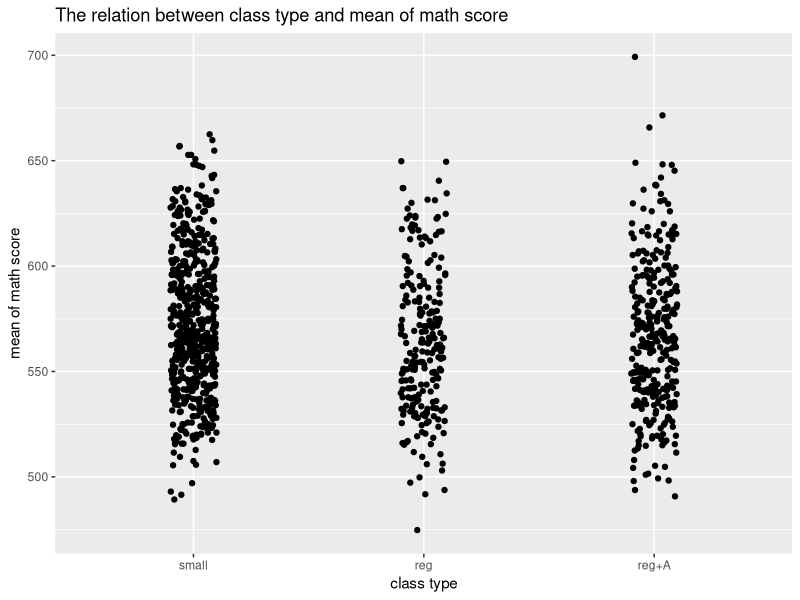
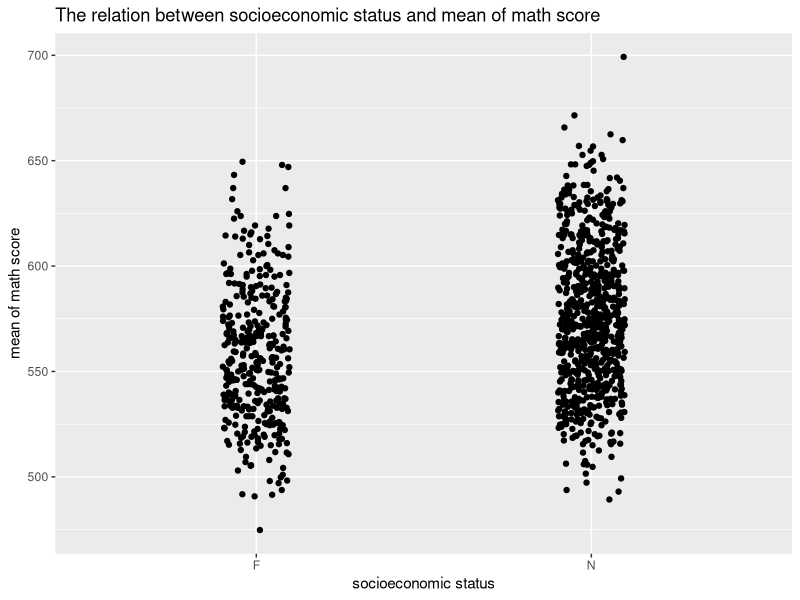
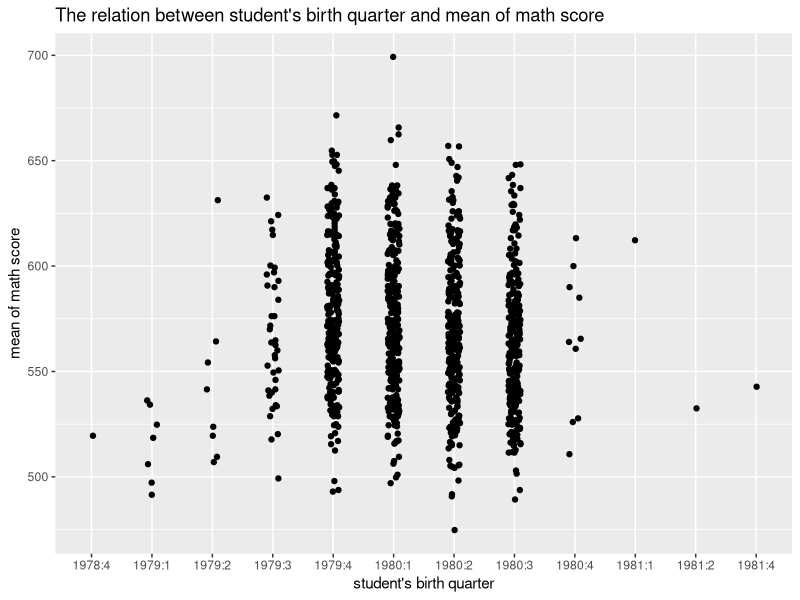
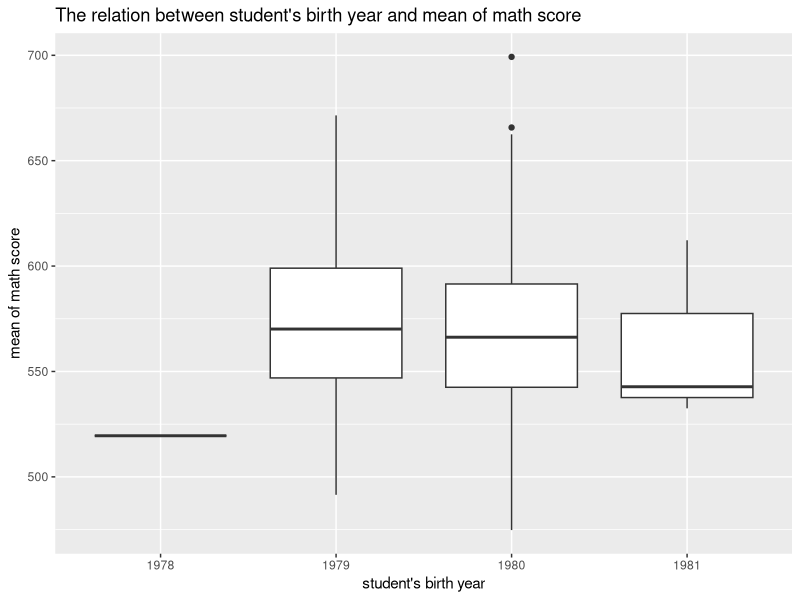
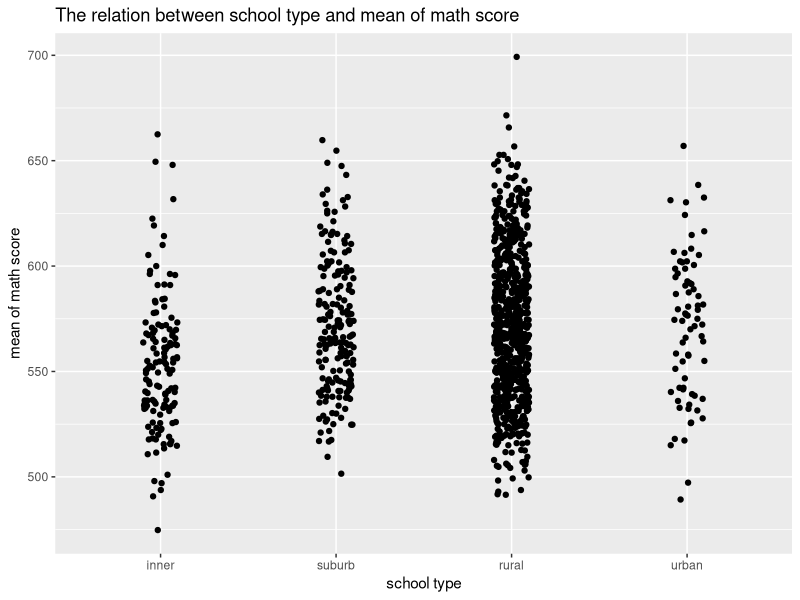
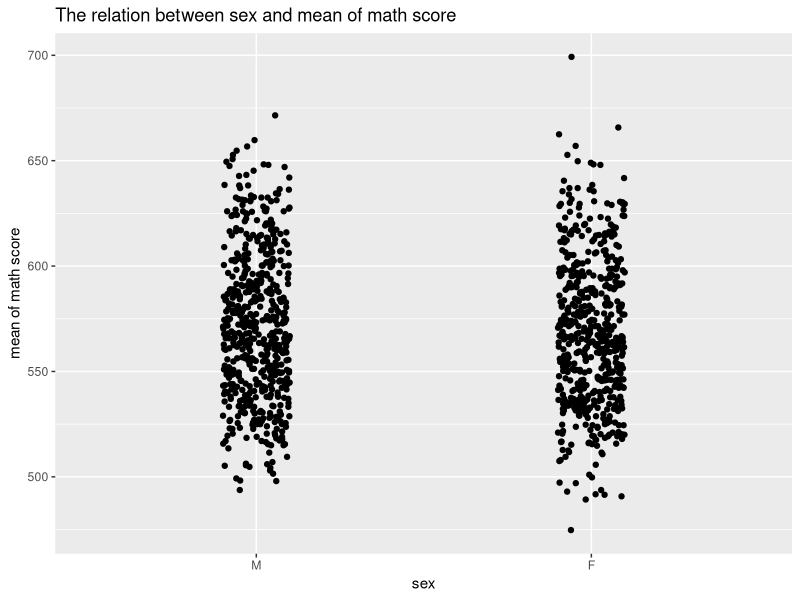
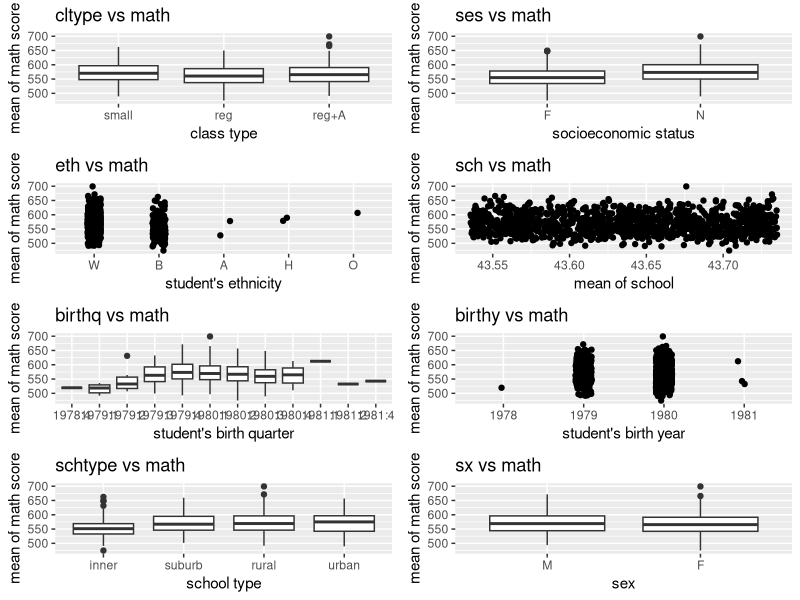
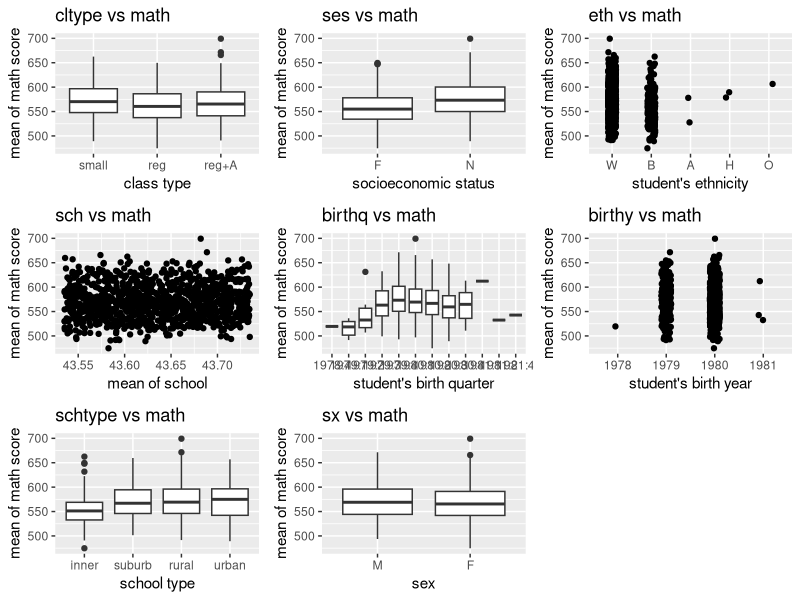

Source code (R) for these figures, in order:
library(mlmRev)
library(tidyverse)
library(lme4)
# read data ---------------------------------------------------------------

data(star)
star2 <- na.omit(star)
star_sub <- star2 %>%
  group_by(id, cltype, sch) %>%
  summarise(count = n()) %>%
  filter(count == 4)
id_index <- star_sub$id
dat <- star %>%
  filter(id %in% id_index) %>%
  group_by(id) %>%
  mutate(mean_math = mean(math), mean_read = mean(read)) %>%
  group_by(id) %>%
  top_n(1, yrs) %>%
  select(-gr, -read, -math, -yrs)

# plot --------------------------------------------------------------------

# school size
df = dat %>%
  group_by(sch) %>%
  summarize(n=n())
p1 = ggplot(df,aes(x=n)) +
  geom_histogram(center=0,binwidth=1,color="black",fill="lightblue") +
  xlab('School size') +
  ylab('') +
  theme_bw()

# plot to indicate random slope
p2 = ggplot(dat, aes(x=cltype,y=mean_math,group=sch)) +
  geom_point(position=position_jitter(width=0.1,height=0), color = "lightcoral") +
  geom_smooth(se=FALSE,method="lm",color="mediumaquamarine",size=0.5,linetype=1) +
  xlab("class type") + ylab("mean of math score") 


# mean_read vs mean_score
p3 = ggplot(dat, aes(x = mean_math, y = mean_read)) + geom_point(position=position_jitter(width=0.1,height=0), color = "lightcoral") +
  xlab("mean of math score") + ylab("mean of read score") 

# mean_math
p4 = ggplot(dat, mapping = aes(x=mean_math))+ 
  geom_histogram(aes(y = ..density..), binwidth = 5, color="black", fill="white") +
  geom_density() + labs(title="Density plot of mean of math score", x = "mean of math score")+
  theme(plot.title = element_text(hjust = 0.5))

# log of mean_math
p5 = ggplot(dat, mapping = aes(x=log(mean_math)))+ 
  geom_histogram(aes(y = ..density..), binwidth = 0.01, color="black", fill="white") +
  geom_density() + labs(title="Density plot of mean of math score", x = "log function of mean of math score")+
  theme(plot.title = element_text(hjust = 0.5))



# cltype vs mean_math
p6 = ggplot(dat, aes(x = cltype, y = mean_math)) + geom_boxplot() +
  ggtitle("cltype vs math") +
  xlab("class type") + ylab("mean of math score")

ggplot(dat, aes(x = cltype, y = mean_math)) + geom_point(position=position_jitter(width=0.1,height=0)) +
  ggtitle("The relation between class type and mean of math score") +
  xlab("class type") + ylab("mean of math score")
# ses vs mean_math
p7 = ggplot(dat, aes(x = ses, y = mean_math)) + geom_boxplot() +
  ggtitle("ses vs math") +
  xlab("socioeconomic status") + ylab("mean of math score")
ggplot(dat, aes(x = ses, y = mean_math)) + geom_point(position=position_jitter(width=0.1,height=0)) +
  ggtitle("The relation between socioeconomic status and mean of math score") +
  xlab("socioeconomic status") + ylab("mean of math score")
# eth vs mean_math
p8 = ggplot(dat, aes(x = eth, y = mean_math)) + geom_point(position=position_jitter(width=0.1,height=0)) +
  ggtitle("eth vs math") +
  xlab("student's ethnicity") + ylab("mean of math score")
# sch vs mean_math
p9 = ggplot(dat, aes(x = mean(as.numeric(sch)), y = mean_math)) + geom_point(position=position_jitter(width=0.1,height=0)) +
  ggtitle("sch vs math") +
  xlab("mean of school") + ylab("mean of math score")
# birthq vs mean_math
p10 = ggplot(dat, aes(x = birthq, y = mean_math)) + geom_boxplot() +
  ggtitle("birthq vs math") +
  xlab("student's birth quarter") + ylab("mean of math score")
ggplot(dat, aes(x = birthq, y = mean_math)) + geom_point(position=position_jitter(width=0.1,height=0)) +
  ggtitle("The relation between student's birth quarter and mean of math score") +
  xlab("student's birth quarter") + ylab("mean of math score")
# birthy vs mean_math
ggplot(dat, aes(x = birthy, y = mean_math)) + geom_boxplot() +
  ggtitle("The relation between student's birth year and mean of math score") +
  xlab("student's birth year") + ylab("mean of math score")
p11 = ggplot(dat, aes(x = birthy, y = mean_math)) + geom_point(position=position_jitter(width=0.1,height=0)) +
  ggtitle("birthy vs math") +
  xlab("student's birth year") + ylab("mean of math score")
# schtype vs mean_math
p12 = ggplot(dat, aes(x = schtype, y = mean_math)) + geom_boxplot() +
  ggtitle("schtype vs math") +
  xlab("school type") + ylab("mean of math score")
ggplot(dat, aes(x = schtype, y = mean_math)) + geom_point(position=position_jitter(width=0.1,height=0)) +
  ggtitle("The relation between school type and mean of math score") +
  xlab("school type") + ylab("mean of math score")
# sex vs mean_math
p13 = ggplot(dat, aes(x = sx, y = mean_math)) + geom_boxplot() +
  ggtitle("sx vs math") +
  xlab("sex") + ylab("mean of math score")
ggplot(dat, aes(x = sx, y = mean_math)) + geom_point(position=position_jitter(width=0.1,height=0)) +
  ggtitle("The relation between sex and mean of math score") +
  xlab("sex") + ylab("mean of math score")



library(gridExtra)
p24 <- grid.arrange(p6, p7, p8, p9, p10, p11, p12, p13, ncol=2)

ggsave("p24.png", p24, width = 14, height = 14)


grid.arrange(p6, p7, p8, p9, p10, p11, p12, p13, ncol=3)

ggsave("p33.png",width = 7, height = 4)

ggsave("../plot/school.png", p1, width = 7, height = 4)
ggsave("../plot/mathread.png", p3, width = 7, height = 4)

p45 <- grid.arrange(p4, p5, ncol=2)
ggsave("../plot/math.png", p45, width = 7, height = 4)
